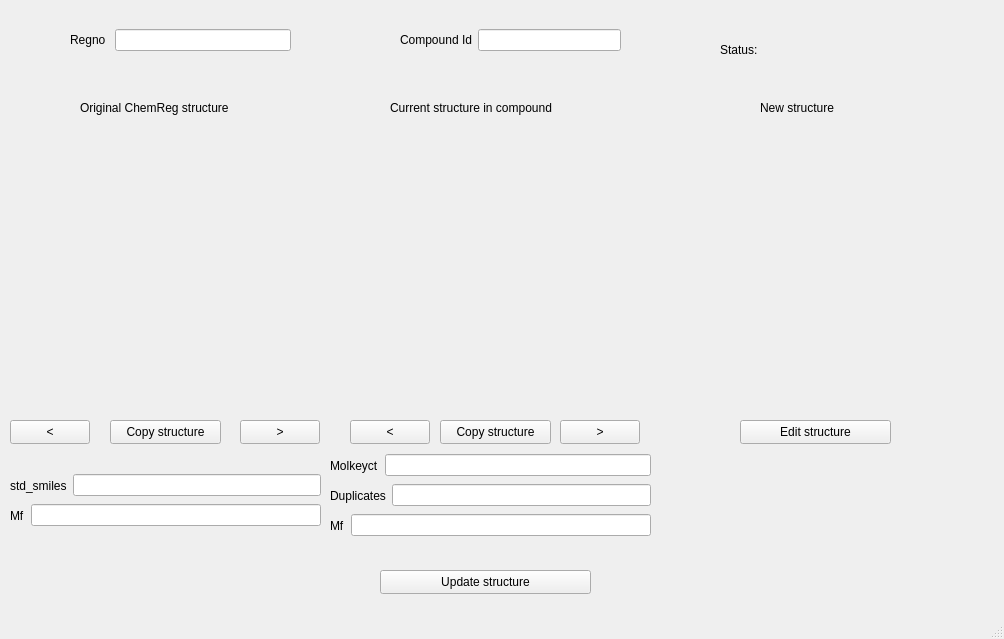
<?xml version="1.0" encoding="UTF-8"?>
<ui version="4.0">
 <class>MainWindow</class>
 <widget class="QMainWindow" name="MainWindow">
  <property name="geometry">
   <rect>
    <x>0</x>
    <y>0</y>
    <width>1004</width>
    <height>639</height>
   </rect>
  </property>
  <property name="windowTitle">
   <string>MainWindow</string>
  </property>
  <widget class="QWidget" name="centralwidget">
   <widget class="QLabel" name="new_structure_lab">
    <property name="geometry">
     <rect>
      <x>670</x>
      <y>120</y>
      <width>280</width>
      <height>280</height>
     </rect>
    </property>
    <property name="sizePolicy">
     <sizepolicy hsizetype="Ignored" vsizetype="Ignored">
      <horstretch>0</horstretch>
      <verstretch>0</verstretch>
     </sizepolicy>
    </property>
    <property name="minimumSize">
     <size>
      <width>280</width>
      <height>280</height>
     </size>
    </property>
    <property name="maximumSize">
     <size>
      <width>280</width>
      <height>280</height>
     </size>
    </property>
    <property name="sizeIncrement">
     <size>
      <width>0</width>
      <height>0</height>
     </size>
    </property>
    <property name="baseSize">
     <size>
      <width>0</width>
      <height>0</height>
     </size>
    </property>
    <property name="cursor">
     <cursorShape>PointingHandCursor</cursorShape>
    </property>
    <property name="mouseTracking">
     <bool>true</bool>
    </property>
    <property name="focusPolicy">
     <enum>Qt::ClickFocus</enum>
    </property>
    <property name="styleSheet">
     <string notr="true">[ok='false']{
	background-color: rgb(211, 215, 207); 
	border: 3px solid rgb(32, 74, 135);
}
[ok='true']{
	background-color: rgb(211, 215, 207);
	border: 1px solid black;
}
</string>
    </property>
    <property name="frameShape">
     <enum>QFrame::NoFrame</enum>
    </property>
    <property name="text">
     <string/>
    </property>
    <property name="ok" stdset="0">
     <bool>false</bool>
    </property>
   </widget>
   <widget class="QLabel" name="label_3">
    <property name="geometry">
     <rect>
      <x>760</x>
      <y>100</y>
      <width>131</width>
      <height>16</height>
     </rect>
    </property>
    <property name="text">
     <string>New structure</string>
    </property>
   </widget>
   <widget class="QPushButton" name="updateStructure_btn">
    <property name="geometry">
     <rect>
      <x>380</x>
      <y>570</y>
      <width>211</width>
      <height>24</height>
     </rect>
    </property>
    <property name="text">
     <string>Update structure</string>
    </property>
   </widget>
   <widget class="QWidget" name="horizontalLayoutWidget">
    <property name="geometry">
     <rect>
      <x>400</x>
      <y>0</y>
      <width>221</width>
      <height>80</height>
     </rect>
    </property>
    <layout class="QHBoxLayout" name="horizontalLayout">
     <item>
      <widget class="QLabel" name="label">
       <property name="text">
        <string>Compound Id</string>
       </property>
      </widget>
     </item>
     <item>
      <widget class="QLineEdit" name="compoundId_eb"/>
     </item>
    </layout>
   </widget>
   <widget class="QLabel" name="current_structure_lab">
    <property name="geometry">
     <rect>
      <x>350</x>
      <y>120</y>
      <width>280</width>
      <height>280</height>
     </rect>
    </property>
    <property name="sizePolicy">
     <sizepolicy hsizetype="Ignored" vsizetype="Ignored">
      <horstretch>0</horstretch>
      <verstretch>0</verstretch>
     </sizepolicy>
    </property>
    <property name="minimumSize">
     <size>
      <width>280</width>
      <height>280</height>
     </size>
    </property>
    <property name="maximumSize">
     <size>
      <width>280</width>
      <height>280</height>
     </size>
    </property>
    <property name="sizeIncrement">
     <size>
      <width>0</width>
      <height>0</height>
     </size>
    </property>
    <property name="baseSize">
     <size>
      <width>0</width>
      <height>0</height>
     </size>
    </property>
    <property name="cursor">
     <cursorShape>PointingHandCursor</cursorShape>
    </property>
    <property name="mouseTracking">
     <bool>true</bool>
    </property>
    <property name="focusPolicy">
     <enum>Qt::ClickFocus</enum>
    </property>
    <property name="styleSheet">
     <string notr="true">[ok='false']{
	background-color: rgb(211, 215, 207); 
	border: 3px solid rgb(32, 74, 135);
}
[ok='true']{
	background-color: rgb(211, 215, 207);
	border: 1px solid black;
}
</string>
    </property>
    <property name="frameShape">
     <enum>QFrame::NoFrame</enum>
    </property>
    <property name="text">
     <string/>
    </property>
    <property name="ok" stdset="0">
     <bool>false</bool>
    </property>
   </widget>
   <widget class="QLabel" name="label_4">
    <property name="geometry">
     <rect>
      <x>390</x>
      <y>100</y>
      <width>191</width>
      <height>16</height>
     </rect>
    </property>
    <property name="text">
     <string>Current structure in compound</string>
    </property>
   </widget>
   <widget class="QPushButton" name="editStructure_btn">
    <property name="geometry">
     <rect>
      <x>740</x>
      <y>420</y>
      <width>151</width>
      <height>24</height>
     </rect>
    </property>
    <property name="text">
     <string>Edit structure</string>
    </property>
   </widget>
   <widget class="QLabel" name="original_structure_lab">
    <property name="geometry">
     <rect>
      <x>30</x>
      <y>120</y>
      <width>280</width>
      <height>280</height>
     </rect>
    </property>
    <property name="sizePolicy">
     <sizepolicy hsizetype="Ignored" vsizetype="Ignored">
      <horstretch>0</horstretch>
      <verstretch>0</verstretch>
     </sizepolicy>
    </property>
    <property name="minimumSize">
     <size>
      <width>280</width>
      <height>280</height>
     </size>
    </property>
    <property name="maximumSize">
     <size>
      <width>280</width>
      <height>280</height>
     </size>
    </property>
    <property name="sizeIncrement">
     <size>
      <width>0</width>
      <height>0</height>
     </size>
    </property>
    <property name="baseSize">
     <size>
      <width>0</width>
      <height>0</height>
     </size>
    </property>
    <property name="cursor">
     <cursorShape>PointingHandCursor</cursorShape>
    </property>
    <property name="mouseTracking">
     <bool>true</bool>
    </property>
    <property name="focusPolicy">
     <enum>Qt::ClickFocus</enum>
    </property>
    <property name="styleSheet">
     <string notr="true">[ok='false']{
	background-color: rgb(211, 215, 207); 
	border: 3px solid rgb(32, 74, 135);
}
[ok='true']{
	background-color: rgb(211, 215, 207);
	border: 1px solid black;
}
</string>
    </property>
    <property name="frameShape">
     <enum>QFrame::NoFrame</enum>
    </property>
    <property name="text">
     <string/>
    </property>
    <property name="ok" stdset="0">
     <bool>false</bool>
    </property>
   </widget>
   <widget class="QLabel" name="label_5">
    <property name="geometry">
     <rect>
      <x>80</x>
      <y>100</y>
      <width>191</width>
      <height>16</height>
     </rect>
    </property>
    <property name="text">
     <string>Original ChemReg structure</string>
    </property>
   </widget>
   <widget class="QWidget" name="horizontalLayoutWidget_2">
    <property name="geometry">
     <rect>
      <x>70</x>
      <y>0</y>
      <width>221</width>
      <height>80</height>
     </rect>
    </property>
    <layout class="QHBoxLayout" name="horizontalLayout_2">
     <item>
      <widget class="QLabel" name="label_2">
       <property name="text">
        <string>Regno </string>
       </property>
      </widget>
     </item>
     <item>
      <widget class="QLineEdit" name="regno_eb"/>
     </item>
    </layout>
   </widget>
   <widget class="QPushButton" name="regnoBackward_btn">
    <property name="geometry">
     <rect>
      <x>10</x>
      <y>420</y>
      <width>80</width>
      <height>24</height>
     </rect>
    </property>
    <property name="text">
     <string>&lt;</string>
    </property>
   </widget>
   <widget class="QPushButton" name="regnoForward_btn">
    <property name="geometry">
     <rect>
      <x>240</x>
      <y>420</y>
      <width>80</width>
      <height>24</height>
     </rect>
    </property>
    <property name="text">
     <string> &gt; </string>
    </property>
   </widget>
   <widget class="QPushButton" name="compoundForward_btn">
    <property name="geometry">
     <rect>
      <x>560</x>
      <y>420</y>
      <width>80</width>
      <height>24</height>
     </rect>
    </property>
    <property name="text">
     <string> &gt; </string>
    </property>
   </widget>
   <widget class="QPushButton" name="compoundBackward_btn">
    <property name="geometry">
     <rect>
      <x>350</x>
      <y>420</y>
      <width>80</width>
      <height>24</height>
     </rect>
    </property>
    <property name="text">
     <string>&lt;</string>
    </property>
   </widget>
   <widget class="QPushButton" name="regnoCopyStructure_btn">
    <property name="geometry">
     <rect>
      <x>110</x>
      <y>420</y>
      <width>111</width>
      <height>24</height>
     </rect>
    </property>
    <property name="text">
     <string>Copy structure</string>
    </property>
   </widget>
   <widget class="QLabel" name="status_lab">
    <property name="geometry">
     <rect>
      <x>720</x>
      <y>39</y>
      <width>51</width>
      <height>21</height>
     </rect>
    </property>
    <property name="text">
     <string>Status: </string>
    </property>
   </widget>
   <widget class="QLabel" name="statusMsg_lab">
    <property name="geometry">
     <rect>
      <x>770</x>
      <y>40</y>
      <width>181</width>
      <height>16</height>
     </rect>
    </property>
    <property name="styleSheet">
     <string notr="true">color: rgb(255, 0, 0);</string>
    </property>
    <property name="text">
     <string/>
    </property>
   </widget>
   <widget class="QPushButton" name="cmpIdCopyStructure_btn">
    <property name="geometry">
     <rect>
      <x>440</x>
      <y>420</y>
      <width>111</width>
      <height>24</height>
     </rect>
    </property>
    <property name="text">
     <string>Copy structure</string>
    </property>
   </widget>
   <widget class="QWidget" name="horizontalLayoutWidget_3">
    <property name="geometry">
     <rect>
      <x>330</x>
      <y>450</y>
      <width>321</width>
      <height>31</height>
     </rect>
    </property>
    <layout class="QHBoxLayout" name="horizontalLayout_3">
     <item>
      <widget class="QLabel" name="label_8">
       <property name="text">
        <string>Molkeyct</string>
       </property>
      </widget>
     </item>
     <item>
      <widget class="QLineEdit" name="molkeyct_eb">
       <property name="font">
        <font>
         <pointsize>7</pointsize>
        </font>
       </property>
      </widget>
     </item>
    </layout>
   </widget>
   <widget class="QWidget" name="horizontalLayoutWidget_4">
    <property name="geometry">
     <rect>
      <x>330</x>
      <y>480</y>
      <width>321</width>
      <height>31</height>
     </rect>
    </property>
    <layout class="QHBoxLayout" name="horizontalLayout_4">
     <item>
      <widget class="QLabel" name="label_9">
       <property name="text">
        <string>Duplicates</string>
       </property>
      </widget>
     </item>
     <item>
      <widget class="QLineEdit" name="cmpDuplicates_eb">
       <property name="font">
        <font>
         <pointsize>7</pointsize>
        </font>
       </property>
      </widget>
     </item>
    </layout>
   </widget>
   <widget class="QWidget" name="horizontalLayoutWidget_5">
    <property name="geometry">
     <rect>
      <x>330</x>
      <y>510</y>
      <width>321</width>
      <height>31</height>
     </rect>
    </property>
    <layout class="QHBoxLayout" name="horizontalLayout_5">
     <item>
      <widget class="QLabel" name="label_10">
       <property name="text">
        <string>Mf</string>
       </property>
      </widget>
     </item>
     <item>
      <widget class="QLineEdit" name="scarabMf_eb"/>
     </item>
    </layout>
   </widget>
   <widget class="QWidget" name="horizontalLayoutWidget_6">
    <property name="geometry">
     <rect>
      <x>10</x>
      <y>470</y>
      <width>311</width>
      <height>31</height>
     </rect>
    </property>
    <layout class="QHBoxLayout" name="horizontalLayout_6">
     <item>
      <widget class="QLabel" name="label_11">
       <property name="text">
        <string>std_smiles</string>
       </property>
      </widget>
     </item>
     <item>
      <widget class="QLineEdit" name="stdSmiles_eb"/>
     </item>
    </layout>
   </widget>
   <widget class="QWidget" name="horizontalLayoutWidget_7">
    <property name="geometry">
     <rect>
      <x>10</x>
      <y>500</y>
      <width>311</width>
      <height>31</height>
     </rect>
    </property>
    <layout class="QHBoxLayout" name="horizontalLayout_7">
     <item>
      <widget class="QLabel" name="label_12">
       <property name="text">
        <string>Mf</string>
       </property>
      </widget>
     </item>
     <item>
      <widget class="QLineEdit" name="chemregMf_eb_2"/>
     </item>
    </layout>
   </widget>
  </widget>
  <widget class="QMenuBar" name="menubar">
   <property name="geometry">
    <rect>
     <x>0</x>
     <y>0</y>
     <width>1004</width>
     <height>20</height>
    </rect>
   </property>
  </widget>
  <widget class="QStatusBar" name="statusbar"/>
 </widget>
 <resources/>
 <connections/>
</ui>
